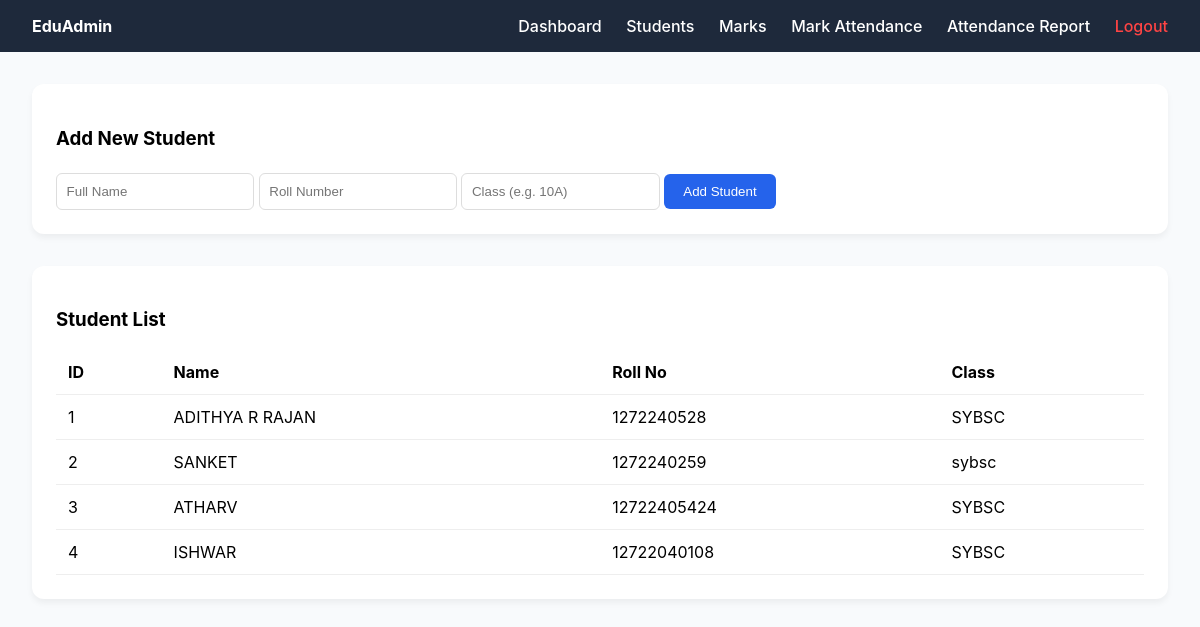
/students (signed in), run on the app's committed database.
### tables this page shows
CREATE TABLE students (
    id INTEGER PRIMARY KEY AUTOINCREMENT,
    name TEXT NOT NULL,
    roll_no TEXT UNIQUE NOT NULL,
    class_name TEXT NOT NULL
);

### app.py (the view, shortened to what this page needs)
@app.route('/students', methods=['GET', 'POST'])
def students():
    if 'user' not in session:
        return redirect(url_for('login'))
    db = get_db()
    students_list = db.execute('SELECT * FROM students').fetchall()
    db.close()
    return render_template('students.html', students=students_list)

### app.py (called while the page is built)
def get_db():
    conn = sqlite3.connect(DB_PATH)
    conn.row_factory = sqlite3.Row
    return conn

### templates/students.html
{% extends "layout.html" %}
{% block content %}
<div class="card">
    <h3>Add New Student</h3>
    <form method="POST">
        <input type="text" name="name" placeholder="Full Name" required>
        <input type="text" name="roll" placeholder="Roll Number" required>
        <input type="text" name="class" placeholder="Class (e.g. 10A)" required>
        <button type="submit" class="btn">Add Student</button>
    </form>
</div>
<div class="card">
    <h3>Student List</h3>
    <table>
        <tr>
            <th>ID</th>
            <th>Name</th>
            <th>Roll No</th>
            <th>Class</th>
        </tr>
        {% for s in students %}
        <tr>
            <td>{{s.id}}</td>
            <td>{{s.name}}</td>
            <td>{{s.roll_no}}</td>
            <td>{{s.class_name}}</td>
        </tr>
        {% endfor %}
    </table>
</div>
{% endblock %}

### static/css/style.css (style rules this page uses)
:root { --primary: #2563eb; --dark: #1e293b; --light: #f8fafc; --success: #22c55e; }
body { font-family: 'Inter', sans-serif; background: var(--light); margin: 0; display: flex; flex-direction: column; height: 100vh; }
.card { background: white; padding: 1.5rem; border-radius: 12px; box-shadow: 0 4px 6px rgba(0,0,0,0.05); margin-bottom: 2rem; }
.btn { background: var(--primary); color: white; padding: 0.6rem 1.2rem; border: none; border-radius: 6px; cursor: pointer; }
input, select { padding: 0.6rem; border: 1px solid #ddd; border-radius: 6px; margin-top: 5px; }
table { width: 100%; border-collapse: collapse; margin-top: 1rem; }
th, td { padding: 12px; border-bottom: 1px solid #eee; text-align: left; }

### data on the page
students: id "1", name "ADITHYA R RAJAN", roll_no "1272240528", class_name "SYBSC"
students: id "2", name "SANKET", roll_no "1272240259", class_name "sybsc"
students: id "3", name "ATHARV", roll_no "12722405424", class_name "SYBSC"
students: id "4", name "ISHWAR", roll_no "12722040108", class_name "SYBSC"
